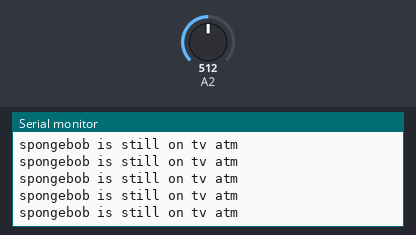
Recording of a sketch running on a simulated Arduino Uno, built with avr-gcc and run on an emulated ATmega328P. Shown: the last lines printed to the serial monitor. Inputs (shaded band) come from the test bench; at power-on: A2 = 512.

Above: at 1.2 s.
1.3 s: A2 set to 716
At 1.31 s:
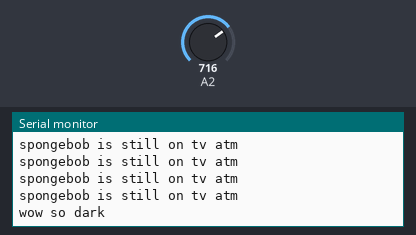
3.2 s: A2 set to 900
At 3.22 s:
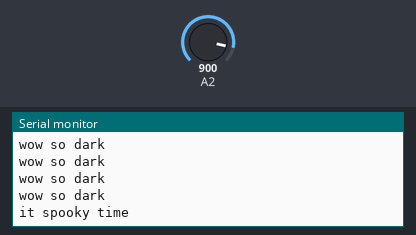
5.1 s: A2 set to 306
At 5.13 s:
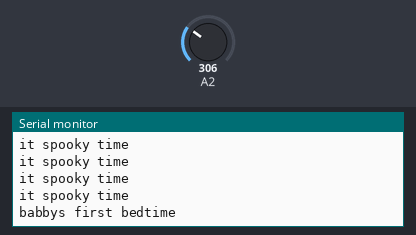
7.0 s: A2 set to 122
At 7.04 s:
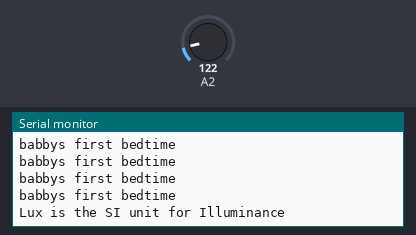

The sketch:

LAB.04.01.ino
```cpp
void setup() {
  pinMode(A2,INPUT);
  Serial.begin(9600);

}

void loop() {
  analogRead(A2);
  float lux = analogRead(A2)*5.0/1023;

  if(lux>4){
    Serial.println("it spooky time");
    delay(100);
    }
    else{
      if(lux>3){
        Serial.println("wow so dark");
        delay(100);
      }
      else{
        if(lux>2){
          Serial.println("spongebob is still on tv atm");
          delay(100);
        }
        else{
        if(lux>1){
          Serial.println("babbys first bedtime");
          delay(100);
        }
        else{
          Serial.println("Lux is the SI unit for Illuminance");
          delay(100);
        }
      }

  }
}
}
```

Measured:
- after the input at 1.3 s, the serial monitor: prints a new line at once (image 1)
- after the input at 3.2 s, the serial monitor: prints a new line at once (image 2)
- after the input at 5.1 s, the serial monitor: prints a new line at once (image 3)
- after the input at 7.0 s, the serial monitor: prints a new line at once (image 4)
